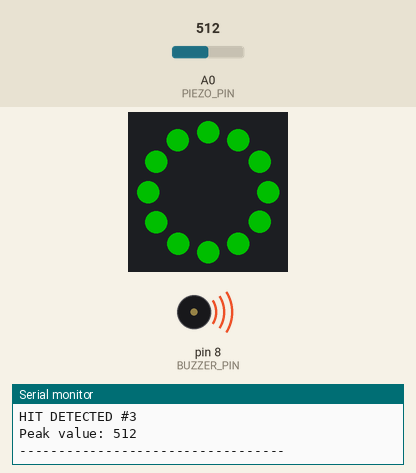
This sketch was run on a simulated Arduino Mega 2560, built with avr-gcc and run on an emulated ATmega2560. Shown: 12 RGB LEDs in a ring, first at the top, clockwise, buzzer (waves = sounding), the last lines printed to the serial monitor. The inputs (shaded band) are chosen by the test bench; at power-on: A0 (PIEZO_PIN) = 512. Dim RGB values are drawn brighter than linear.

Above: at 1.9 s.
2.0 s: A0 (PIEZO_PIN) set to 166
4.9 s: A0 (PIEZO_PIN) set to 142
At 5.6 s:
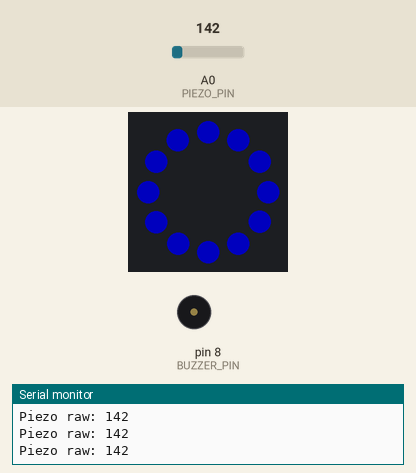
6.6 s: A0 (PIEZO_PIN) set to 160
At 8.26 s:
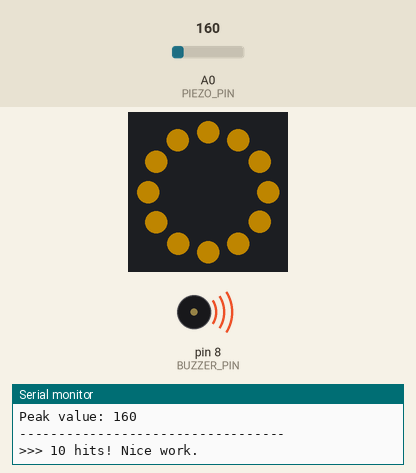
9.0 s: A0 (PIEZO_PIN) set to 140
At 9.12 s:
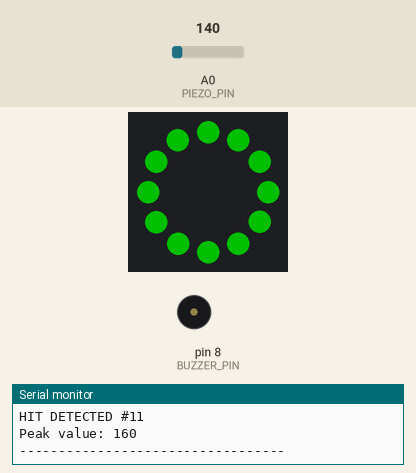
Timing chart, 0 to 11.8 s (numbered marks = the images above; inputs shaded):
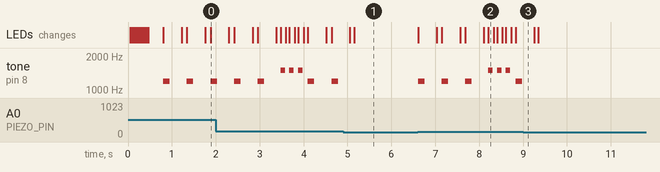

The sketch:

one_pad_testing_code.ino
```cpp
// PROJECT VECTOR — Single Pad Complete Test
// Tests: piezo sensor, WS2812B LED ring, active buzzer
// Arduino Mega
// Piezo  → A0 (with 1MΩ pull-down to GND)
// LED    → D6 (via 330Ω resistor)
// Buzzer → D8

#include <Adafruit_NeoPixel.h>

#define PIEZO_PIN    A0
#define LED_PIN      6
#define BUZZER_PIN   8
#define NUM_LEDS     12    // change to match your ring LED count

#define THRESHOLD    150   // adjust after watching Serial Monitor
                           // resting = 0-30, tap = 200+, racket hit = 500+

Adafruit_NeoPixel ring(NUM_LEDS, LED_PIN, NEO_GRB + NEO_KHZ800);

// ── state ─────────────────────────────────────────────────
int      hitCount     = 0;
bool     waitingForHit = true;
unsigned long lastHitTime = 0;
const int DEBOUNCE_MS = 300;

// ── colours ───────────────────────────────────────────────
uint32_t BLUE   = ring.Color(0,   0,   255);  // idle / waiting
uint32_t GREEN  = ring.Color(0,   255, 0);    // correct hit
uint32_t RED    = ring.Color(255, 0,   0);    // missed / error
uint32_t GOLD   = ring.Color(255, 180, 0);    // celebrating
uint32_t OFF    = ring.Color(0,   0,   0);

// ── helpers ───────────────────────────────────────────────
void setRing(uint32_t color) {
  ring.fill(color);
  ring.show();
}

void beep(int freq, int dur) {
  tone(BUZZER_PIN, freq, dur);
  delay(dur + 20);
}

void celebrate() {
  // quick gold flash sequence
  for (int i = 0; i < 3; i++) {
    setRing(GOLD);
    beep(1500, 100);
    setRing(OFF);
    delay(80);
  }
}

// ── setup ─────────────────────────────────────────────────
void setup() {
  Serial.begin(115200);
  pinMode(PIEZO_PIN, INPUT);
  pinMode(BUZZER_PIN, OUTPUT);

  ring.begin();
  ring.setBrightness(80);
  ring.show();

  Serial.println("====================================");
  Serial.println("PROJECT VECTOR — Single Pad Test");
  Serial.println("====================================");
  Serial.println("Waiting for first hit...");
  Serial.print("Threshold set to: ");
  Serial.println(THRESHOLD);
  Serial.println("");

  // startup animation — sweep around ring
  for (int i = 0; i < NUM_LEDS; i++) {
    ring.setPixelColor(i, BLUE);
    ring.show();
    delay(40);
  }
  delay(300);
  setRing(BLUE);   // stay blue = ready and waiting
}

// ── loop ──────────────────────────────────────────────────
void loop() {
  int raw = analogRead(PIEZO_PIN);

  // always print raw value so you can watch it in Serial Monitor
  // comment this out once calibrated — it slows the loop slightly
  Serial.print("Piezo raw: ");
  Serial.println(raw);

  // check for hit
  bool debounceOK = (millis() - lastHitTime) > DEBOUNCE_MS;

  if (raw > THRESHOLD && debounceOK) {
    lastHitTime = millis();
    hitCount++;

    Serial.println("----------------------------------");
    Serial.print("HIT DETECTED #");
    Serial.println(hitCount);
    Serial.print("Peak value: ");
    Serial.println(raw);
    Serial.println("----------------------------------");

    // feedback sequence
    setRing(GREEN);          // flash green
    beep(1200, 150);         // high beep = hit
    delay(250);

    setRing(OFF);
    delay(100);

    // every 5 hits — celebrate
    if (hitCount % 5 == 0) {
      Serial.print(">>> ");
      Serial.print(hitCount);
      Serial.println(" hits! Nice work.");
      celebrate();
    }

    setRing(BLUE);           // back to waiting
  }

  delay(10);   // 100Hz scan rate
}
```

Measured:
- the behaviour switches between 151 and 150 on A0 (PIEZO_PIN) (found by bisection; images 0 and 1)
- after the input at 4.9 s, tone on pin 8 (BUZZER_PIN): stops changing and stays silent; the LEDs: first differ from a run without the input after 0.26 s (image 1)
- after the input at 6.6 s, tone on pin 8 (BUZZER_PIN): plays 1200 Hz for 0.15 s, 1200 Hz for 0.15 s, 1200 Hz for 0.15 s, 1500 Hz for 0.10 s, 1500 Hz for 0.10 s, 1500 Hz for 0.10 s … (7 notes in this stretch), starting at once; the LEDs: first change at once (image 2 shows a later state)
- after the input at 9.0 s, tone on pin 8 (BUZZER_PIN): stops changing and stays silent
- by itself, tone on pin 8 (BUZZER_PIN): plays 1200 Hz for 0.15 s, 1200 Hz for 0.15 s, 1500 Hz for 0.10 s, 1500 Hz for 0.10 s, 1500 Hz for 0.10 s, 1200 Hz for 0.15 s … (7 notes in this stretch)
